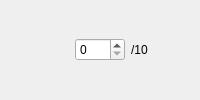
         <widget class="QWidget" name="widget_11" native="true">
          <layout class="QHBoxLayout" name="horizontalLayout_11">
           <property name="leftMargin">
            <number>0</number>
           </property>
           <property name="topMargin">
            <number>0</number>
           </property>
           <property name="rightMargin">
            <number>0</number>
           </property>
           <property name="bottomMargin">
            <number>0</number>
           </property>
           <item>
            <widget class="QLabel" name="label_11">
             <property name="maximumSize">
              <size>
               <width>75</width>
               <height>75</height>
              </size>
             </property>
             <property name="toolTip">
              <string>#3C1B4F_#D5C7E9</string>
             </property>
             <property name="text">
              <string/>
             </property>
             <property name="pixmap">
              <pixmap resource="resource.qrc">:/pairs/pairs/#3C1B4F_#D5C7E9.png</pixmap>
             </property>
             <property name="scaledContents">
              <bool>true</bool>
             </property>
            </widget>
           </item>
           <item>
            <widget class="QSpinBox" name="spinBox_11">
             <property name="maximumSize">
              <size>
               <width>50</width>
               <height>16777215</height>
              </size>
             </property>
             <property name="minimum">
              <number>0</number>
             </property>
             <property name="maximum">
              <number>10</number>
             </property>
            </widget>
           </item>
           <item>
            <widget class="QLabel" name="label_11_2">
             <property name="text">
              <string>/10</string>
             </property>
            </widget>
           </item>
          </layout>
         </widget>
